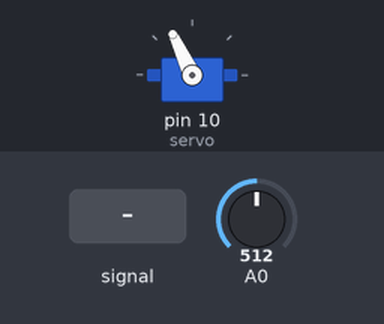
A sketch run on a simulated Arduino Uno, built with avr-gcc and run on an emulated ATmega328P. Parts: servo. The test bench sets the inputs (shaded band); at power-on: A0 = 512.

Above: at 4.2 s.
4.3 s: A0 set to 888
7.3 s: A0 set to 909
At 8.2 s:
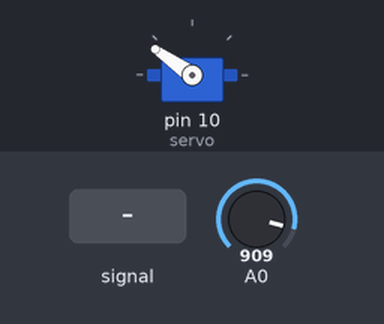
8.8 s: A0 fed a 200 Hz sine of ±81 counts around its level
At 10.6 s:
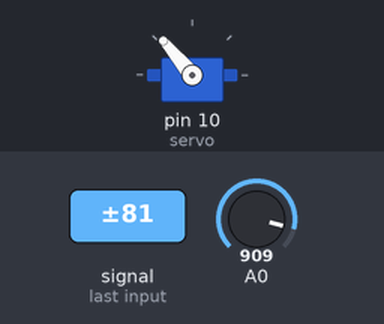
At 19.6 s:
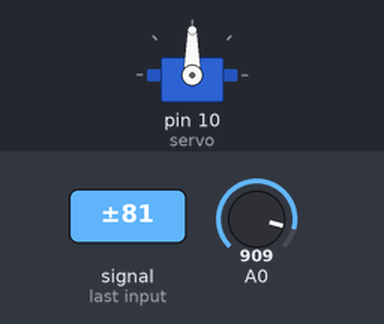
Timing chart, 0 to 27.9 s (numbered marks = the images above; inputs shaded):
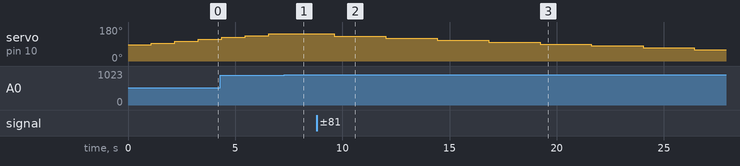

The sketch:

test_servo_fin.ino
```cpp
#include <Servo.h>

int servo_pin = 10;

bool arret_urgence = false; // variable booléenne d'arrêt d'urgence

int timer = 0;


//Variable pour stocker l'angle du servomoteur par rapport à son horizontal

int angle = 85;  //initialisation à 21 pour que angle_prec soit au minimum et pas en dessous
int flag = 0;
int angle_max = 140;//angle maximal pour le trajet du servomoteur (45 degré de plus que la ref)
int angle_min = 40;//angle minimal pour le trajet du servomoteur

// on crée un objet de la librairie servo
Servo servo;

int ADC_moyenne(int n)
{
  long somme = 0;
  for (int i = 0; i < n; i++)
  {
    somme = somme + analogRead(A0);
  }
  return ((int)(somme / n));
}


bool  arreturgence(){
  int ADC_SHARP = ADC_moyenne(20);
  if (ADC_SHARP > 900)
  {return true ;}
  else
  {return false;}
}


void ecriture (){

    if (angle<angle_max and angle>angle_min){
      if (flag == 0){
        angle = angle + 10;
        servo.write(angle);
      }
      else {
        angle = angle - 10;
        servo.write(angle);
      }
    }

    else if (angle>=angle_max){
      flag = 1;
      angle = angle_max - 10;
      servo.write(angle);
    }

    else if (angle<=angle_min){
      flag =0;
      angle = angle_min + 10;
      servo.write(angle);
    }
}


void balayage() {

    if (arreturgence() == false) {
      timer+=1;
      if (timer >= 500){
        timer = 0;
        ecriture();}
    }
}


void setup() {
  servo.attach(10); //on choisit arbitrairement le pin PMW 10 pour écrire le signal de commande
  servo.write(angle); //centrer
}

void loop() {
  balayage();
}
```

Measured:
- the behaviour switches between 900 and 901 on A0 (found by bisection; images 0 and 1)
- after the input at 7.3 s, servo on pin 10 (servo): stays 145° (without the input it goes to 130° after 0.37 s)
- after the input at 8.8 s, servo on pin 10 (servo): moves from 145° to 60° over 16.8 s, starting after 0.81 s
